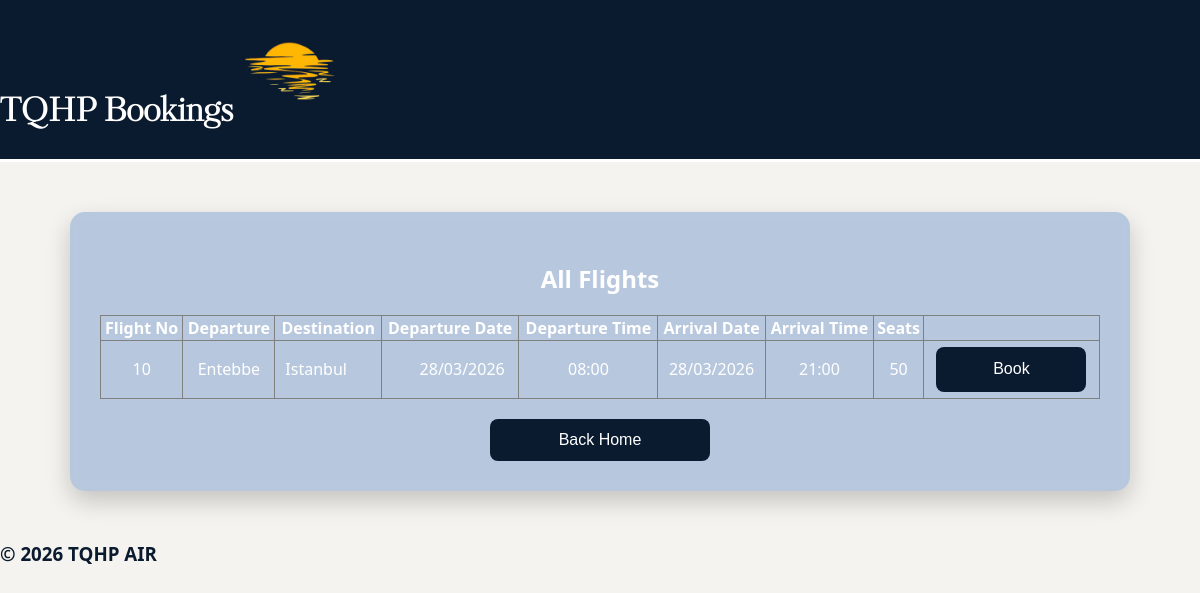
The page /showFlights on the database its author committed.
### tables this page shows
CREATE TABLE Flight (
    flightNumber INTEGER PRIMARY KEY AUTOINCREMENT,
    departure TEXT NOT NULL,
    destination TEXT NOT NULL,
    departureDate TEXT NOT NULL,
    departureTime TEXT NOT NULL,
    arrivalDate TEXT NOT NULL,
    arrivalTime TEXT NOT NULL,
    numberSeats INTEGER NOT NULL,
    airlineID INTEGER,
    FOREIGN KEY (airlineID) REFERENCES Airline(airlineID)
);

### project/app.py (the view)
@app.route("/showFlights")
def showFlights():
    conn = getDbConnection()
    flights = conn.execute("SELECT * FROM Flight").fetchall()
    conn.close()
    return render_template("showFlights.html", flights=flights)

### project/app.py (called while the page is built)
def getDbConnection():
    conn = sqlite3.connect("AirPlaneSystem.db")
    conn.row_factory = sqlite3.Row
    return conn

### project/templates/showFlights.html (shortened to what this page needs)
<!DOCTYPE html>
<html lang="en">
<head>
    <link rel="stylesheet" href="{{ url_for('static', filename='airplane.css') }}">
</head>
<body>
        <div class = "topBar">
        <h1>
             TQHP Bookings
            <img id="logo" src="{{ url_for('static', filename='Images/sunset logo.png') }}">
        </h1>
        </div>
    <div id = "main">
<div id = "display">
     <h2>All Flights</h2>
<table border="1">
    <tr>
        <th>Flight No</th>
        <th>Departure</th>
        <th>Destination</th>
        <th>Departure Date</th>
        <th>Departure Time</th>
        <th>Arrival Date</th>
        <th>Arrival Time</th>
        <th>Seats</th>
    </tr>
    {% for flight in flights %}
    <tr>
        <td>{{ flight.flightNumber }}</td>
        <td>{{ flight.departure }}</td>
        <td>{{ flight.destination }}</td>
        <td>{{ flight.departureDate }}</td>
        <td>{{ flight.departureTime }}</td>
        <td>{{ flight.arrivalDate }}</td>
        <td>{{ flight.arrivalTime }}</td>
        <td>{{ flight.numberSeats }}</td>
        <td>
            <a href="/selectSeat/{{ flight.flightNumber }}">
                <button>Book</button>
            </a>
        </td>
    </tr>
    {% endfor %}
</table>
    <button onclick="location.href='/'">Back Home</button>
    </div>
    </div>
    <div class = "bottomBar">
        <h3>© 2026 TQHP AIR</h3>
    </div>
</body>
</html>

### project/static/airplane.css (style rules this page uses)
body { margin: 0; font-family: 'Segoe UI', Arial, sans-serif; background: #f5f3ef; color: #0A1A2F; }
.topBar { background: #0A1A2F; color: white; font-size: 16px; display: flex; align-items: center; justify-content: flex-start; border-bottom: 3px solid white; height: 20%; font-family: 'KudryashevDisplay'; }
#logo { height: 100px; width: auto; }
button { width: 220px; padding: 12px; font-size: 16px; border-radius: 8px; border: none; background: #0A1A2F; color: white; cursor: pointer; transition: 0.2s; }
#display { display: flex; flex-direction: column; align-items: center; background: rgba(0, 74, 173, 0.25); backdrop-filter: blur(4px); color: white; padding: 30px; width: 90%; max-width: 1000px; border-radius: 15px; box-shadow: 0 10px 25px rgba(0,0,0,0.2); margin: 50px auto; }
#display table { width: 100%; border-collapse: collapse; margin-bottom: 20px; text-align: center; }
td:nth-child(3) { padding-right: 30px; }
td:nth-child(4) { padding-left: 30px; }
td { padding: 6px; }
td button { width: 150px; height: 45px; }
table { margin: auto; }

### rows shown on the page
Flight: flightNumber "10", departure "Entebbe", destination "Istanbul", departureDate "28/03/2026", departureTime "08:00", arrivalDate "28/03/2026", arrivalTime "21:00", numberSeats "50"
